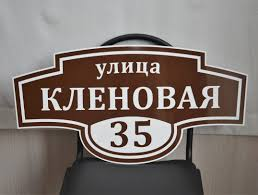
#> input picture images.jpg, 258 x 195 px
$ python -i logic.py   (imports and definitions only)
#> lines starting #> are read from the running program, lines starting #| are printed output that depends on the picture; after the words box and inside, x2 and y2 are one past the last pixel; in counts of white or black regions, pixels touching at a corner belong together
#> further down, picture is the input picture: shape (195, 258, 3); mean B, G, R 113.7, 118.5, 127.9
import cv2
import pytesseract
from pytesseract import Output
from scipy import ndimage

debug = True

tes_v3 = r'C:\Program Files (x86)\Tesseract-OCR-3\tesseract.exe'


def tesseract_init(tes_version=tes_v3):
    pytesseract.pytesseract.tesseract_cmd = tes_version
    print(tes_version)


def preprocess_image(img):
    processed_img = cv2.cvtColor(img, cv2.COLOR_BGR2GRAY)
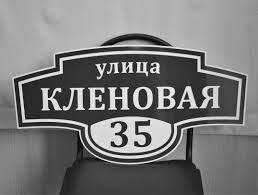
#> processed_img: shape (195, 258); min 0, max 253, mean 120.7
    processed_img = cv2.medianBlur(processed_img, 3)
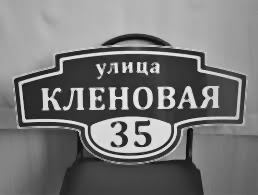
#> processed_img: shape (195, 258); min 9, max 238, mean 120.4
    processed_img = cv2.adaptiveThreshold(processed_img, 255, cv2.ADAPTIVE_THRESH_MEAN_C, cv2.THRESH_BINARY, 21, 15)
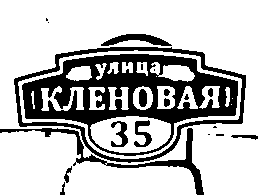
#> processed_img: shape (195, 258); 73.6% white; 21 black regions (8 under 20 px), largest, box (x1, y1, x2, y2) and area: (22, 54, 238, 156) 8315, (14, 47, 246, 163) 2311, (0, 128, 204, 195) 1340
    cv2.imwrite('processed_img.png', processed_img)
    return processed_img


def last_chance(img):
    processed_img = cv2.fastNlMeansDenoisingColored(img, None, 10, 10, 7, 21)
    processed_img = cv2.bitwise_not(processed_img)
    processed_img = cv2.cvtColor(processed_img, cv2.COLOR_BGR2GRAY)
    processed_img = cv2.medianBlur(processed_img, 1)
    processed_img = cv2.adaptiveThreshold(processed_img, 255, cv2.ADAPTIVE_THRESH_MEAN_C, cv2.THRESH_BINARY, 21, 15)
    return processed_img


def rectify_image_rotation(img):
    tesseract_init(tes_version=tes_v3)
    success = False

    try:
        rectified_image = preprocess_image(img)
#> (the run stopped early here; a loop or call above may not have finished)

$ run again, on tabl.jpg
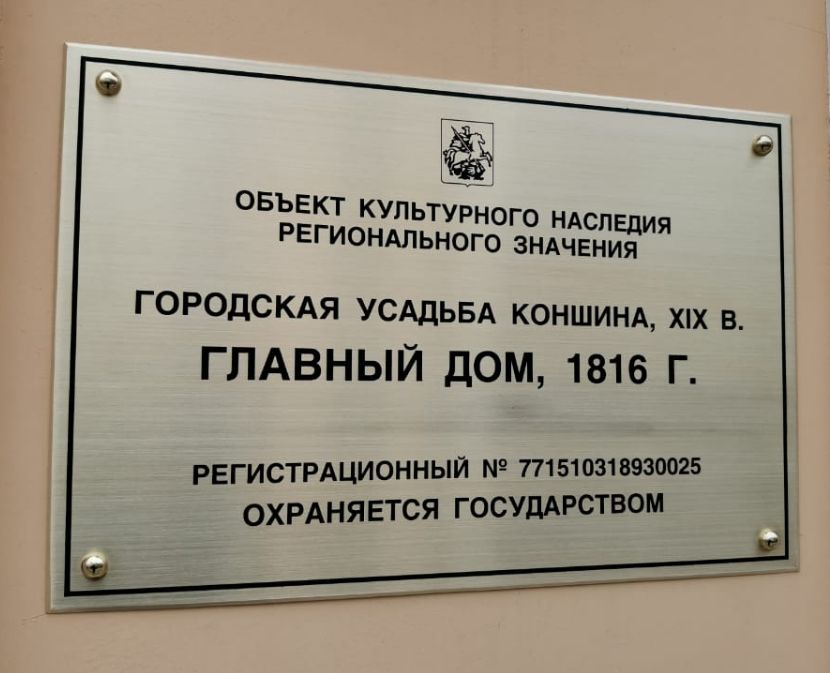
#> input picture tabl.jpg, 830 x 673 px
#> picture is the input picture: shape (673, 830, 3); mean B, G, R 130.9, 147.6, 156.9
#> in preprocess_image, `processed_img = cv2.cvtColor(img, cv2.COLOR_BGR2GRAY)`:
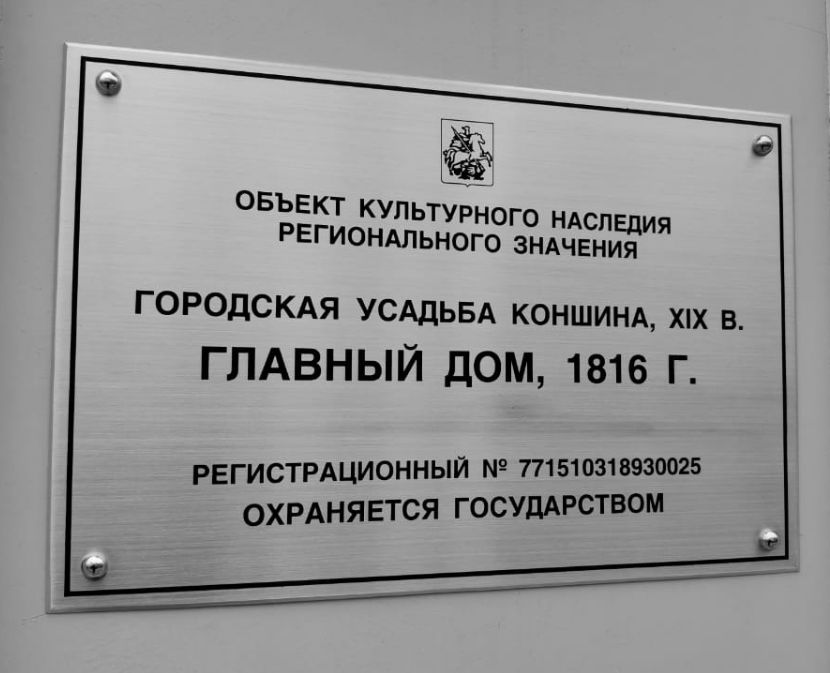
#> processed_img: shape (673, 830); min 0, max 254, mean 148.4
#> in preprocess_image, `processed_img = cv2.adaptiveThreshold(processed_img, 255, cv2.ADAPTIVE..`:
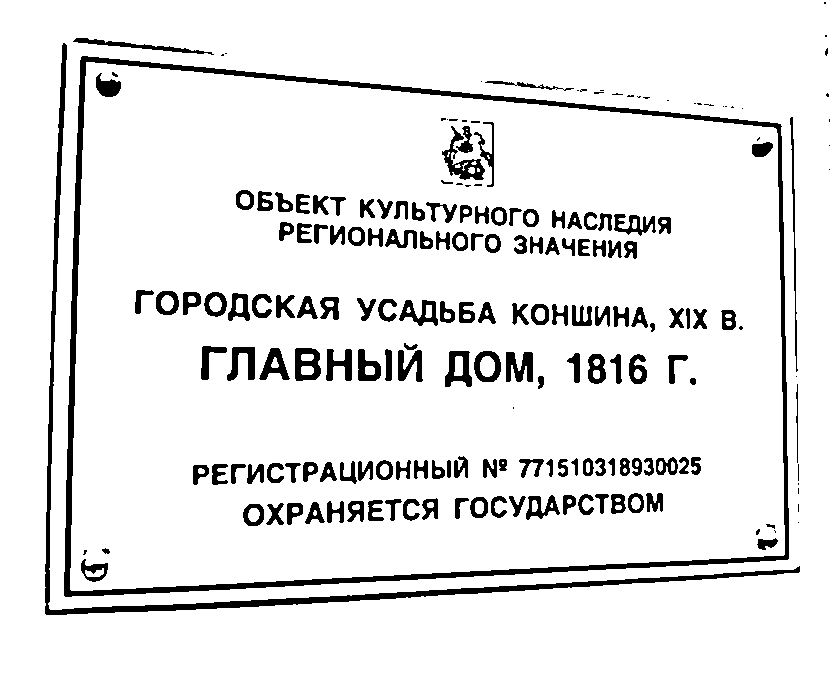
#> processed_img: shape (673, 830); 90.9% white; 203 black regions (47 under 20 px), largest, box (x1, y1, x2, y2) and area: (64, 56, 789, 597) 12098, (45, 43, 800, 615) 6552, (442, 126, 485, 180) 696
